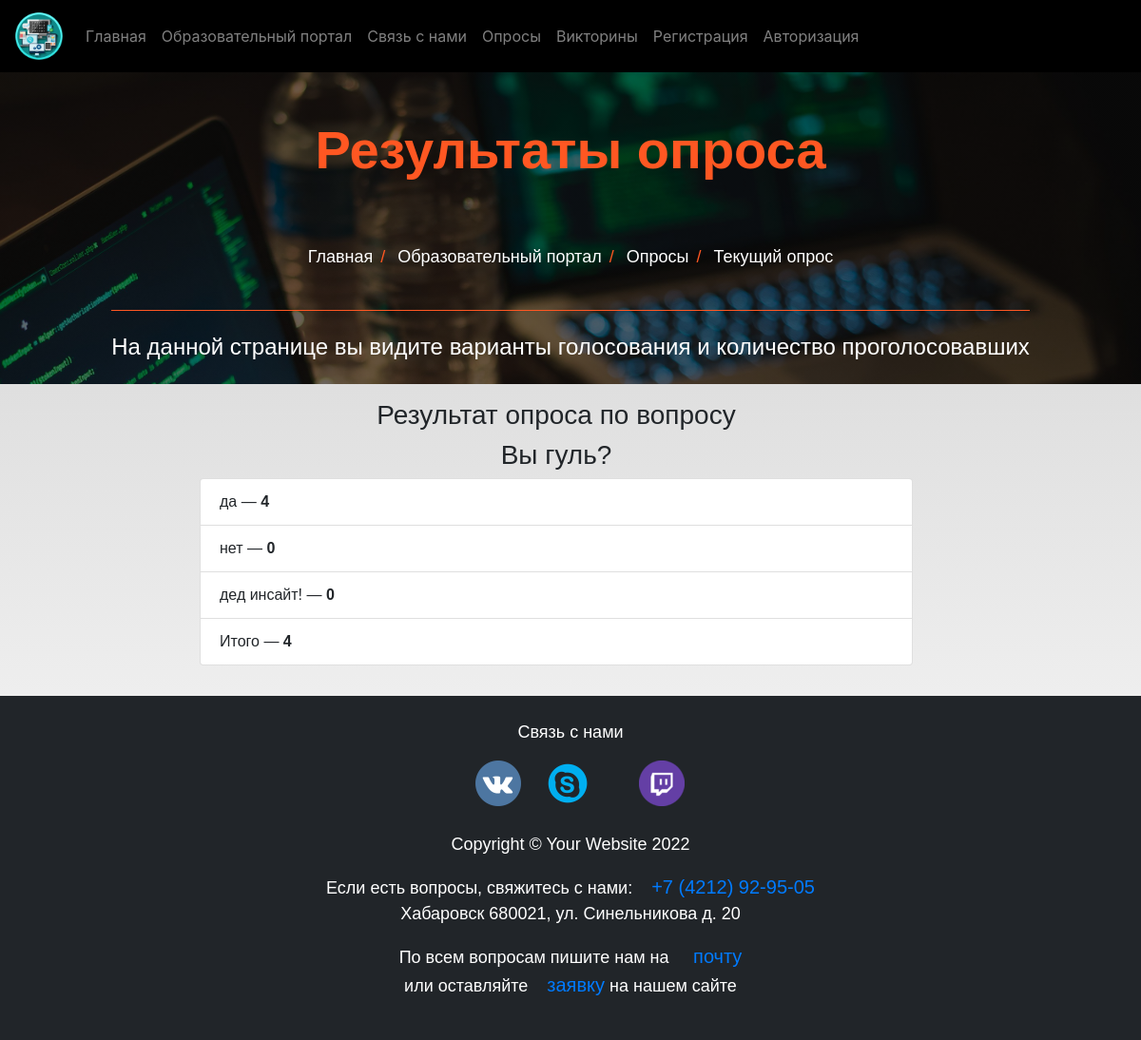
/educate_portal/results/1, run on the app's committed database.
### educate_portal/models.py (models this page shows, shortened)
class Poll(models.Model):
    question = models.TextField()
    option_one = models.CharField(max_length=30)
    option_two = models.CharField(max_length=30)
    option_three = models.CharField(max_length=30)
    option_one_count = models.IntegerField(default=0)
    option_two_count = models.IntegerField(default=0)
    option_three_count = models.IntegerField(default=0)
    def total(self):
        return self.option_one_count + self.option_two_count + self.option_three_count
    class Meta:
        verbose_name = "Опросы"
        verbose_name_plural = "Опросы"

### educate_portal/views.py (the view)
# urls.py: path('results/<poll_id>', views.results_poll, name='results_poll'),
def results_poll(request, poll_id):
    poll = Poll.objects.get(pk=poll_id)
    context = {
        'poll': poll
    }
    return render(request, 'poll_app/results.html', context)

### educate_portal/templates/poll_app/results.html (shortened to what this page needs)
{% extends 'base.html' %}
{% block image_block %}
  <header class="info-header">
    <div id="page-intro" class="container-fluid d-flex align-items-center justify-content-center ">
      <div class="row d-flex justify-content-center text-center">
        <div class="col-12 text-white">
          <h2 class="display-4 font-weight-bold  p-5 " style="color:#ff5722;" > Результаты опроса  </h2>
          <div class="row d-flex justify-content-center text-center">
            <ul class="breadcrumb">
              <li><a href="{% url 'index' %}">Главная</a></li>
              <li><a href="{% url 'educate_portal:standard_list' %}">Образовательный портал</a></li>
              <li><a href="{% url 'educate_portal:home_poll' %}">Опросы</a></li>
              <li><a href="{% url 'educate_portal:vote_poll' poll.id %}">Текущий опрос</a></li>
            </ul>
          </div>
          <hr style="color:#ff5722;">
          <h4 class="white-text my-4">На данной странице вы видите варианты голосования и количество проголосовавших</h4>
    </div>
  </header>
  {% endblock %}
{% block content %}
<div class="row col-12 mb-3">
    <div class="col-lg-8 col-lg-offset-2 container-fluid mb-3">
        <div class="panel panel-default">
            <div class="panel-heading">
                <h3 class="panel-title text-center mt-3">Результат опроса по вопросу</h3>
            </div>
            <div class="panel-body text-center">
                <h3>  {{poll.question}}</h3>
            </div>
            <ul class="list-group">
                <li class="list-group-item">{{poll.option_one}} &mdash; <strong>{{poll.option_one_count}}</strong></li>
                <li class="list-group-item">{{poll.option_two}} &mdash; <strong>{{poll.option_two_count}}</strong></li>
                <li class="list-group-item">{{poll.option_three}} &mdash; <strong>{{poll.option_three_count}}</strong></li>
                <li class="list-group-item"> Итого &mdash; <strong>{{poll.total}}</strong></li>
            </ul>
        </div>
    </div>
</div>
{% endblock %}

### static/css/master_css.css (style rules this page uses)
.text-white { color: white; }
hr { border-color: inherit; }
.info-header { height: 60%; }
#page-intro { height: 100%; }
#page-intro { background: linear-gradient(rgba(0, 0, 0, 0.5), rgba(0, 0, 0, 0.5)), url("../Images/222.jpg")no-repeat center center fixed; -webkit-background-size: cover; -moz-background-size: cover; -o-background-size: cover; background-size: cover; }
ul.breadcrumb { padding: 10px 16px; list-style: none; background-color: transparent; }
ul.breadcrumb li { display: inline; font-size: 18px; }
ul.breadcrumb li+li:before { padding: 8px; color: #ff5722; content: "/\00a0"; }
ul.breadcrumb li a { color: white; text-decoration: none; }
html { scroll-behavior: smooth; height: 100%; width: 100%; }
a { text-decoration: none !important; color: black; }
html, body { max-width: 100%; overflow-x: hidden; height: 100%; width: 100%; }
body { background: linear-gradient(rgba(0, 0, 0, 0.2), rgba(255, 255, 255, 0.5)); overflow-x: hidden; background-repeat: no-repeat; }

### data on the page
Poll: question "Вы гуль?", option_one "да", option_one_count "4", option_two "нет", option_two_count "0", option_three "дед инсайт!", option_three_count "0", total "4"
